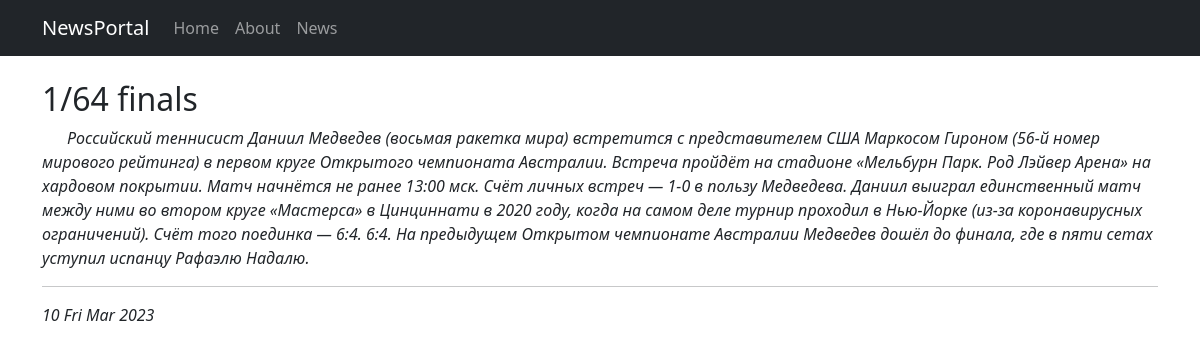
Screenshot of /news/1 with the database file from the repository.
### news/models.py (models this page shows, shortened)
class Post(models.Model):
    objects = None
    article = 'art'
    news = 'news'
    PUBLICATION = [
        (article, 'Статья'),
        (news, 'Новость'),
    ]
    postAuthor = models.ForeignKey(Author, on_delete=models.CASCADE)
    categoryType = models.CharField(max_length=4, choices=PUBLICATION, default=news)
    title = models.CharField(max_length=255)
    time_in_Post = models.DateTimeField(auto_now_add=True)
    time_out = models.DateTimeField(null=True)
    postCategory = models.ManyToManyField(Category, through='PostCategory')
    text = models.TextField()
    rating = models.IntegerField(default=0)

### news/views.py (the view)
# urls.py: path('<int:pk>', PostDetail.as_view()),
class PostDetail(DetailView):
    model = Post
    template_name = 'flatpages/post.html'
    context_object_name = 'post'

### templates/flatpages/post.html (shortened to what this page needs)
{% extends 'flatpages/default.html' %}
{% block content %}
<br>
<h2 style="text-align: left;">{{post.title}}</h2>
<p style="text-align: left; text-indent: 25px;"><em>{{post.text}}<br/></em></p><hr>
<p style="text-align: left;"><em>{{post.time_out|date:'d D M Y'}}</em></p>
{% endblock content %}

### rows the page displays
Post: title "1/64 finals", text "Российский теннисист Даниил Медведев (восьмая ракетка мира) встретится с представителем США Маркосом Гироном (56-й номер мирового рейтинга) в первом круге Открытого чемпионата Австралии. Встреча пройдёт на стадионе «Мельбурн Парк. Род Лэйвер Арена» на хардовом покрытии. Матч начнётся не ранее 13:00 мск. Счёт личных встреч — 1-0 в пользу Медведева. Даниил выиграл единственный матч между ними во втором круге «Мастерса» в Цинциннати в 2020 году, когда на самом деле турнир проходил в Нью-Йорке (из-за коронавирусных ограничений). Счёт того поединка — 6:4. 6:4. На предыдущем Открытом чемпионате Австралии Медведев дошёл до финала, где в пяти сетах уступил испанцу Рафаэлю Надалю.", time_out "10 Fri Mar 2023"
